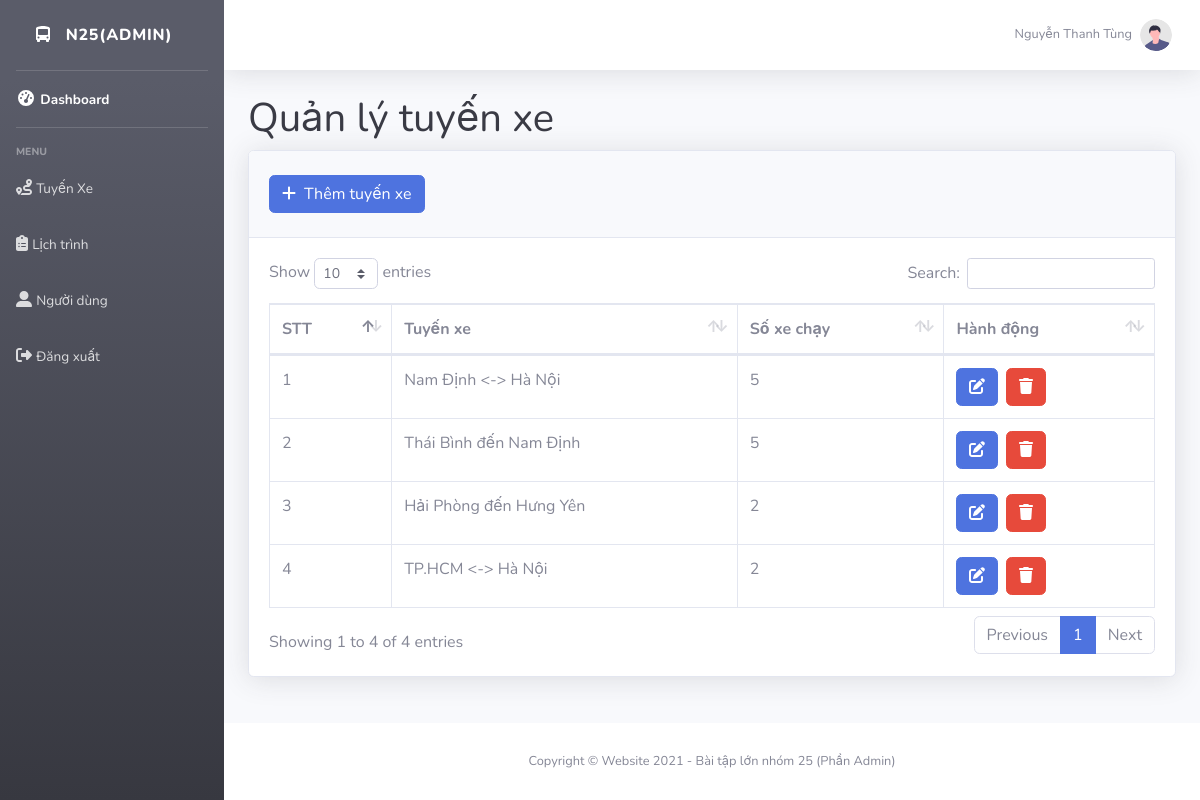
/admin/index.php?controller=route&action=home (signed in), run on the app's committed database.
### tables this page shows
CREATE TABLE `bus_route` (
  `id` int(11) NOT NULL,
  `routeName` varchar(255) NOT NULL,
  `totalBus` int(11) NOT NULL
);

### admin/routes.php (called while the page is built, shortened)
<?php
$controller = new $kclass;
$controller->$action();
?>

### admin/index.php (called while the page is built, shortened)
<?php require_once "../admin/routes.php"; ?>

### admin/models/routemodel.php (called while the page is built, shortened)
<?php
class RouteModel
{
	function __construct($id, $routeName, $totalBus){
		$this->id = $id;
		$this->routeName = $routeName;
		$this->totalBus = $totalBus;
	}
	static function selected(){
		$list = [];
		$db = DB::getInstance();
		$query = $db->query('SELECT * FROM bus_route');
		foreach ($query->fetchAll() as $item) {
			$list[] =  new RouteModel($item['id'],$item['routeName'],$item['totalBus']);
		}
		return $list;
	}
}
?>

### admin/views/routes/route.php (the view, shortened to what this page needs)
<div class="container-fluid">
    <h1 class="h1 mb-2 text-gray-900">Quản lý tuyến xe</h1>
    <div class="card shadow mb-4">
        <div class="card-header py-3">
            <h6 class="m-0 font-weight-bold text-primary"><a href="#"><button class="btn btn-primary my-2"><i class="fas fa-plus mr-2"></i>Thêm tuyến xe</button></a></h6>
        </div>
        <div class="card-body">
            <div class="table-responsive">
                <table class="table table-bordered" id="dataTable" width="100%" cellspacing="0">
                    <thead>
                        <tr>
                            <th>STT</th>
                            <th>Tuyến xe</th>
                            <th>Số xe chạy</th>
                            <th>Hành động</th>
                        </tr>
                    </thead>
                    <tbody>
                        <?php foreach ($routes as $route) {
                            echo '<tr>';
                                echo '<td>'.$route->id.'</td>';
                                echo '<td>'.$route->routeName.'</td>';
                                echo '<td>'.$route->totalBus.'</td>';
                                echo '<td>';
                                    echo '<a class="mr-2" href="#"><button class="btn btn-primary"><i class="fas fa-edit"></i></button></a>';
                                    echo '<a href="#"><button class="btn btn-danger"><i class="fas fa-trash"></i></button></a>';
                                echo '</td>';
                            echo '</tr>';
                        } ?>
                    </tbody>
                </table>
            </div>
        </div>
    </div>
</div>

### admin/controllers/route_controller.php (shortened to what this page needs)
<?php
require_once('../admin/controllers/base_controller.php');
require_once('../admin/models/routemodel.php');
class RouteController extends BaseController
{
    public function __construct()
    {
    	$this->folder = "routes";
    }
    public function home()
    {
        $routes = RouteModel::selected();
        $data = array(
            "routes" => $routes,
        );
    	if(!empty($_SESSION['User_id']))
        {
            if (!empty($_SESSION['User_level']) && $_SESSION['User_level'] == 1) {
                $this->render("route",$data);
            }
            else{
                header("location: ../");
            }
        }else{
            echo '<script>';
            echo "location.href= '../index.php?controller=users&action=index';";
            echo '</script>';
        }
    }
}
?>

### admin/controllers/base_controller.php (shortened to what this page needs)
<?php
class BaseController{
	protected $folder;
	public function render($file,$data=[])
	{
		$view_file = '../admin/views/'.$this->folder.'/'.$file.'.php';
		if(file_exists($view_file)){
			extract($data);
			require_once($view_file);
			$content = ob_get_clean();
			require_once('../admin/views/layouts/application.php');
		}
		else{
			header('Location: index.php?controller=pages&action=error');
		}
	}
}
?>

### admin/views/layouts/header.php (shortened to what this page needs)
<!DOCTYPE html>
<html lang="en">
<head>
    <link href="../assets/admin/vendor/fontawesome-free/css/all.min.css" rel="stylesheet" type="text/css">
    <link href="../assets/admin/css/sb-admin-2.min.css" rel="stylesheet">
    <link href="../assets/css/custom.css" rel="stylesheet" />
    <link href="../assets/admin/vendor/datatables/dataTables.bootstrap4.min.css" rel="stylesheet">
</head>
<body id="page-top">
    <div id="wrapper">
       	<?php require_once("menu.php"); ?>
		<div id="content-wrapper" class="d-flex flex-column">
            <div id="content">
    			<nav class="navbar navbar-expand navbar-light bg-white topbar mb-4 static-top shadow">
    			    <ul class="navbar-nav ml-auto">
                        <li class="nav-item dropdown no-arrow">
                            <a class="nav-link dropdown-toggle" href="#" id="userDropdown" role="button"
                                data-toggle="dropdown" aria-haspopup="true" aria-expanded="false">
                                <span class="mr-2 d-none d-lg-inline text-gray-600 small"><?php echo $_SESSION['User_name']?></span>
                                <img class="img-profile rounded-circle"
                                    src="../assets/admin/img/undraw_profile.svg">
                            </a>
                        </li>
    			    </ul>
    			</nav>

### admin/views/layouts/menu.php
<ul class="navbar-nav bg-gradient-dark sidebar sidebar-dark accordion" id="accordionSidebar">
    <a class="sidebar-brand d-flex align-items-center justify-content-center" href="../">
        <div class="sidebar-brand-icon">
            <i class="fas fa-bus-alt"></i>
        </div>
        <div class="sidebar-brand-text mx-3">N25(Admin)</div>
    </a>
    <hr class="sidebar-divider my-0">
    <li class="nav-item active">
        <a class="nav-link" href="./">
            <i class="fas fa-fw fa-tachometer-alt"></i>
            <span>Dashboard</span>
        </a>
    </li>
    <hr class="sidebar-divider">
    <div class="sidebar-heading">
        Menu
    </div>
    <li class="nav-item p-l-5">
        <a class="nav-link" href="index.php?controller=route&action=home">
            <i class="fas fa-route"></i>
            <span>Tuyến Xe</span>
        </a>
    </li>
    <li class="nav-item pl-lg-0">
        <a class="nav-link" href="index.php?controller=bus&action=home">
            <i class="fas fa-clipboard-list"></i>
            <span>Lịch trình</span>
        </a>
    </li>
    <li class="nav-item p-l-0">
        <a class="nav-link" href="./">
            <i class="fas fa-user-alt"></i>
            <span>Người dùng</span>
        </a>
    </li>
    <li class="nav-item">
        <a class="nav-link" href="../index.php?controller=users&action=logout">
            <i class="fas fa-sign-out-alt"></i>
            <span>Đăng xuất</span>
        </a>
    </li>
</ul>

### admin/views/layouts/application.php
<?php
require_once("header.php");
?>
<?= @$content ?>
<?php require_once("footer.php"); ?>

### admin/views/layouts/footer.php (shortened to what this page needs)
    	</div>
            <footer class="sticky-footer bg-white">
                <div class="container my-auto">
                    <div class="copyright text-center my-auto">
                        <span>Copyright &copy; Website 2021 - Bài tập lớn nhóm 25 (Phần Admin)</span>
                    </div>
                </div>
            </footer>
        </div>
    </div>
</body>
</html>

### data on the page
bus_route: id "1", routeName "Nam Định <-> Hà Nội", totalBus "5"
bus_route: id "2", routeName "Thái Bình đến Nam Định", totalBus "5"
bus_route: id "3", routeName "Hải Phòng đến Hưng Yên", totalBus "2"
bus_route: id "4", routeName "TP.HCM <-> Hà Nội", totalBus "2"

### other printed values
$_SESSION['User_name'] "Nguyễn Thanh Tùng"
